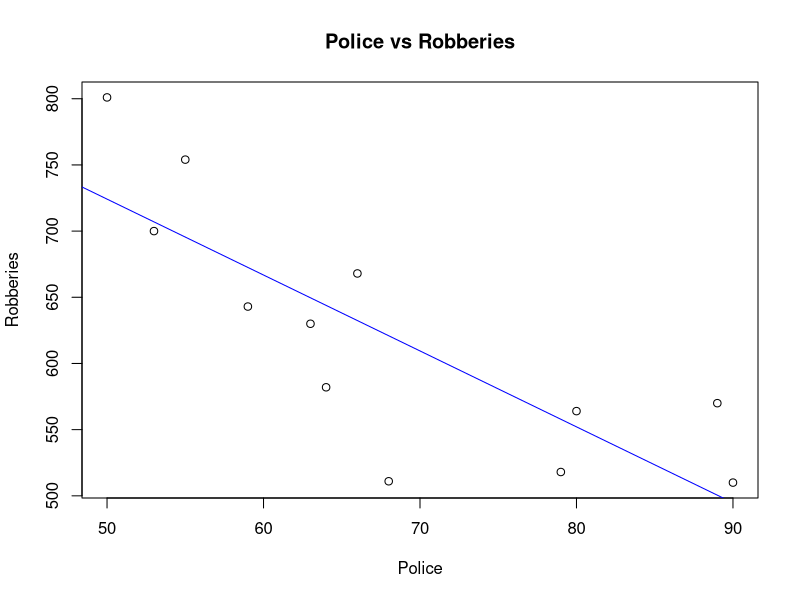
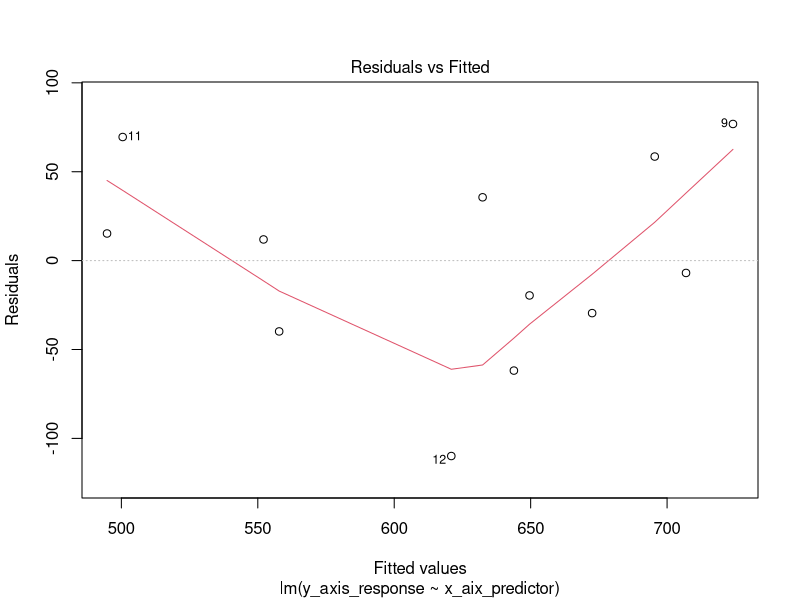
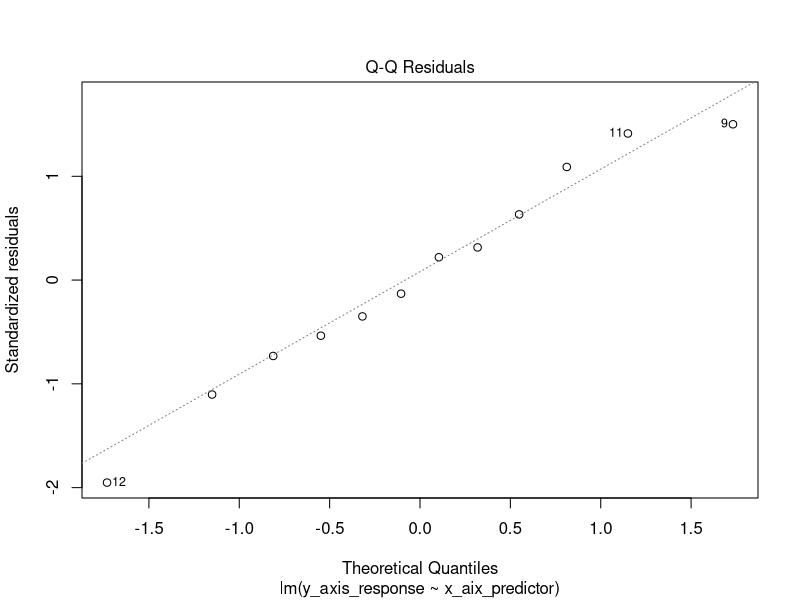

The R script that drew these images, in order:
## Assignment 1 Question 1
## Shahid Hussain 
Town=c(1,2,3,4,5,6,7,8,9,10,11,12)
Robberies=c(643,754,582,700,518,668,630,510,801,564,570,511)
Police=c(59,55,64,53,79,66,63,90,50,80,89,68)
TownData=data.frame(Town, Police, Robberies)

# (a) What are the least squares estimates of the intercept and slope, and what is the estimated error variance for the fitted model?
y_axis_response <- TownData$Robberies
x_aix_predictor <- TownData$Police
plot(x_aix_predictor, y_axis_response, xlab = "Police", ylab = 'Robberies', main="Police vs Robberies")
robberies_vs_police_least_square_estimate <- lm(y_axis_response ~ x_aix_predictor, data = TownData)
abline(robberies_vs_police_least_square_estimate, col='blue')
summary(robberies_vs_police_least_square_estimate)
# calculating estimated error variance
# from summary Residual standard error: 58.83 on 10 degrees of freedom
# 58.83^2

# (b) 
# esitmated chnages if delta(robberies) = Robberies(final) - Robberies(initial)
# intially 0 police : 1010.897 
# final : 1010.897 - 5.735(10)
# first need to find Sxx
b1 = -5.735  
se_b1 = 1.304
N = dim(TownData)[1]
t_critical <- qt(0.99, N - 2) 
ci <- c(10*b1 + t_critical*se_b1, 10*b1 - t_critical*se_b1)
ci

# (c) R^2 = SS(reg)/SS(total) as there is only 1 predictor 
# r they looking for percentage or number?

# (d) observed F-test
anova(robberies_vs_police_least_square_estimate)
f_obs <- 19.331
# (e) one sided partial t-test 
t_value <- -4.397 
p_value <- pt(abs(t_value), df=10);
help("anova")
p_value

#(f)
# The forecast for the number of robberies when the town has 84 police officers
b0 <- 1010.897
b1 <- -5.735  
new_predicted_value <- 84 
eigthy_four_police <- b0 + b1*(new_predicted_value)
# as x = 84 is not part of Police data set thus we are making a prediction!
new_data <- data.frame(x_aix_predictor = 84)
# confidence interval 98%
mean_response_confidence_interval<- predict(robberies_vs_police_least_square_estimate, newdata= new_data, interval= 'confidence', level=0.98)
# prediction interval 98% 
mean_resposne_prediction_interval<- predict(robberies_vs_police_least_square_estimate, newdata= new_data, interval= 'prediction', level=0.98)

#(g) Bonferroni adjustment to compute a joint confidence interval for  β0  and  β1  with at least 98% confidence level
joint.fam <- 2 
alpha <- 0.02
joint.level <- alpha/joint.fam
bonf.int <- confint(robberies_vs_police_least_square_estimate, level=1-joint.level)
bonf.int 

#(e) diagnostic plots QQplot + residual vs fitted values
# residual vs fitted model 
res.fit <- plot(robberies_vs_police_least_square_estimate, which=1)
# QQplot vs Normal plot
qqplot.mod <- plot(robberies_vs_police_least_square_estimate, which=2) 









